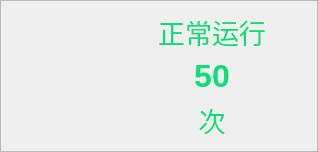
                    <widget class="QFrame" name="frame_3">
                     <property name="minimumSize">
                      <size>
                       <width>150</width>
                       <height>150</height>
                      </size>
                     </property>
                     <property name="maximumSize">
                      <size>
                       <width>600</width>
                       <height>200</height>
                      </size>
                     </property>
                     <property name="styleSheet">
                      <string notr="true">.QFrame{
border-image: url(:/images/border002.png);
}</string>
                     </property>
                     <property name="frameShape">
                      <enum>QFrame::StyledPanel</enum>
                     </property>
                     <property name="frameShadow">
                      <enum>QFrame::Raised</enum>
                     </property>
                     <layout class="QHBoxLayout" name="horizontalLayout_6">
                      <item>
                       <spacer name="horizontalSpacer">
                        <property name="orientation">
                         <enum>Qt::Horizontal</enum>
                        </property>
                        <property name="sizeHint" stdset="0">
                         <size>
                          <width>40</width>
                          <height>20</height>
                         </size>
                        </property>
                       </spacer>
                      </item>
                      <item>
                       <widget class="QLabel" name="label_4">
                        <property name="minimumSize">
                         <size>
                          <width>60</width>
                          <height>60</height>
                         </size>
                        </property>
                        <property name="maximumSize">
                         <size>
                          <width>60</width>
                          <height>60</height>
                         </size>
                        </property>
                        <property name="styleSheet">
                         <string notr="true">border-image: url(:/images/success.png);</string>
                        </property>
                        <property name="text">
                         <string/>
                        </property>
                       </widget>
                      </item>
                      <item>
                       <spacer name="horizontalSpacer_11">
                        <property name="orientation">
                         <enum>Qt::Horizontal</enum>
                        </property>
                        <property name="sizeHint" stdset="0">
                         <size>
                          <width>40</width>
                          <height>20</height>
                         </size>
                        </property>
                       </spacer>
                      </item>
                      <item>
                       <layout class="QVBoxLayout" name="verticalLayout_5">
                        <item>
                         <widget class="QLabel" name="label_8">
                          <property name="font">
                           <font>
                            <pointsize>20</pointsize>
                           </font>
                          </property>
                          <property name="styleSheet">
                           <string notr="true">color:#0dde79</string>
                          </property>
                          <property name="text">
                           <string>正常运行</string>
                          </property>
                          <property name="alignment">
                           <set>Qt::AlignCenter</set>
                          </property>
                         </widget>
                        </item>
                        <item>
                         <widget class="QLabel" name="label_9">
                          <property name="font">
                           <font>
                            <pointsize>24</pointsize>
                            <bold>true</bold>
                           </font>
                          </property>
                          <property name="styleSheet">
                           <string notr="true">color:#0dde79</string>
                          </property>
                          <property name="text">
                           <string>50</string>
                          </property>
                          <property name="alignment">
                           <set>Qt::AlignCenter</set>
                          </property>
                         </widget>
                        </item>
                        <item>
                         <widget class="QLabel" name="label_10">
                          <property name="font">
                           <font>
                            <pointsize>20</pointsize>
                           </font>
                          </property>
                          <property name="styleSheet">
                           <string notr="true">color:#0dde79</string>
                          </property>
                          <property name="text">
                           <string>次</string>
                          </property>
                          <property name="alignment">
                           <set>Qt::AlignCenter</set>
                          </property>
                         </widget>
                        </item>
                       </layout>
                      </item>
                      <item>
                       <spacer name="horizontalSpacer_4">
                        <property name="orientation">
                         <enum>Qt::Horizontal</enum>
                        </property>
                        <property name="sizeHint" stdset="0">
                         <size>
                          <width>40</width>
                          <height>20</height>
                         </size>
                        </property>
                       </spacer>
                      </item>
                     </layout>
                    </widget>
